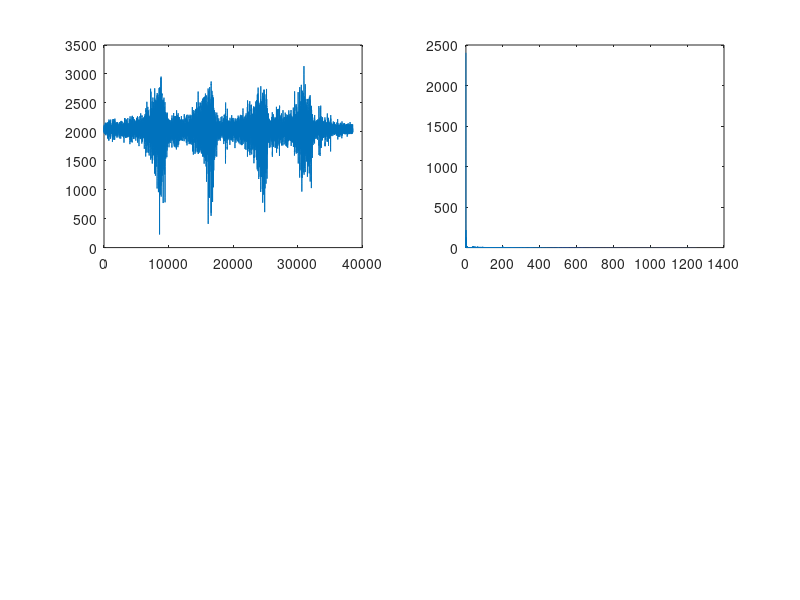

This chart was generated by the following MATLAB code: (Note: this script raises an error after producing the figure.)
%read txt.file
close all;
clc;
clear;
a=textread('data2.txt','%s')';
long=length(a);
number=floor((long-2)/4);
raw_data=zeros(1,number);
for num=0:number-1
    raw_data_str=[a{1,3+num*4} a{1,4+num*4}];
    raw_data(num+1)=hex2dec(raw_data_str);
end

% original signal frequency spectrum
fs=2500;
Ndata=number;
N=2^nextpow2(Ndata);
n=0:Ndata-1;
y=fft(raw_data,N);
mag=abs(y);
f=(0:N-1)*fs/N;
subplot(221);
plot(raw_data);
subplot(222)
plot(f(1:N/2),mag(1:N/2)*2/N);
%----------------------highpass filter
raw_data=wavefilter(raw_data,'db6',8,[1,2,3,4,5,6,7,8],0);

fs=2500;
Ndata=number;
N=2^nextpow2(Ndata);
n=0:Ndata-1;
y=fft(raw_data,N);
mag=abs(y);
f=(0:N-1)*fs/N;
subplot(223);
plot(raw_data);
subplot(224);
plot(f(1:N/2),mag(1:N/2)*2/N);
%.............................power-line interference filter








